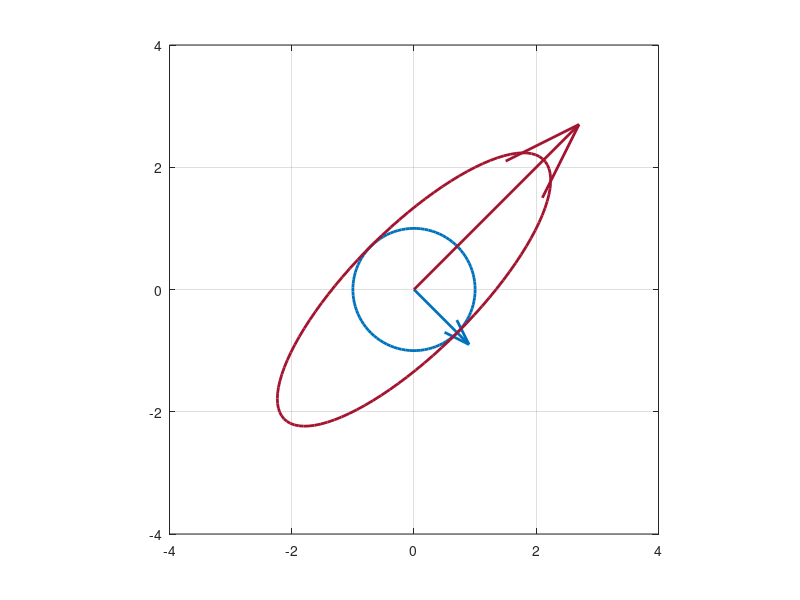

The MATLAB script that drew this image:
clc;
clear all;
close all;
clf;
axis_low = -4;
axis_high = 4;
t = linspace(0, 2*pi, 100)';
xc = cos(t);
yc = sin(t);
circle = [xc, yc];
ellipse = [xc + 2*yc, 2*xc + yc];
eigvec1 = abs(-1)*[1; -1];
eigvec2 = abs(3)*[1; 1];
fig1 = figure();
hold on
plot(circle(:,1), circle(:,2), "linewidth", 2, "color", [0 0.4470 0.7410]);
hold on
quiver(0, 0, eigvec1(1), eigvec1(2), "linewidth", 2, "color", [0 0.4470 0.7410]);
hold on
plot(ellipse(:,1), ellipse(:,2), "linewidth", 2, "color", [0.6350 0.0780 0.1840]);
hold on
quiver(0, 0, eigvec2(1), eigvec2(2), "linewidth", 2, "color", [0.6350 0.0780 0.1840]);
grid on;
box on;
axis([axis_low, axis_high, axis_low, axis_high], "square");
print(fig1,'-dpngalpha', '-r300', '4i.png');
exit
ellipse = [xc, yc];

fig2 = figure();
hold on
plot(circle(:,1), circle(:,2), "linewidth", 2, "color", [0 0.4470 0.7410]);
hold on
plot(ellipse(:,1), ellipse(:,2), "linewidth", 2, "color", [0.6350 0.0780 0.1840]);
grid on;
box on;
axis([axis_low, axis_high, axis_low, axis_high], "square");
print(fig2,'-dpngalpha', '-r300', '4ii.png');
